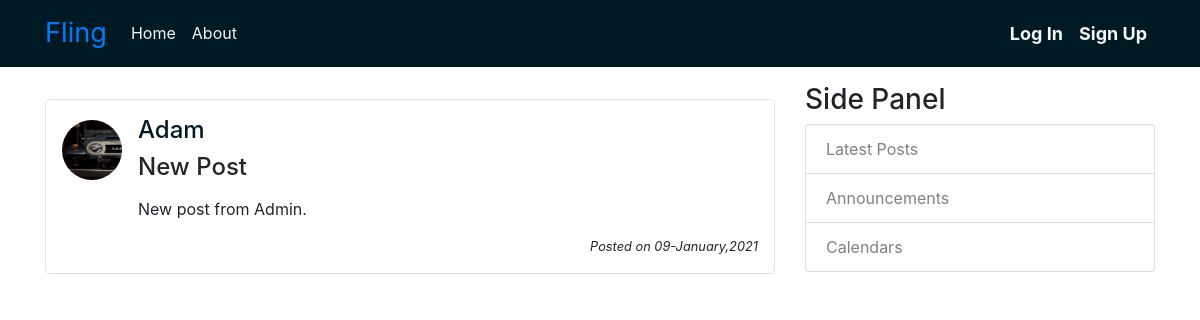
/post/1, run on the app's committed database.
### Flaskblog/models.py (models this page shows, shortened)
class User(db.Model, UserMixin):
    id = db.Column(db.Integer, primary_key=True)
    username = db.Column(db.String(20), unique=True, nullable=False)
    email = db.Column(db.String(40), unique=True, nullable=False)
    image_file = db.Column(db.String(20),
                           nullable=False, default='default_pic.jpg')
    password = db.Column(db.String(75), nullable=False)
    posts = db.relationship('Post', backref='author', lazy=True)

class Post(db.Model):
    id = db.Column(db.Integer, primary_key=True)
    title = db.Column(db.String(100), nullable=False)
    date_posted = db.Column(db.DateTime, nullable=False,
                            default=datetime.utcnow)
    content = db.Column(db.Text, nullable=False)
    user_id = db.Column(db.Integer, db.ForeignKey('user.id'), nullable=False)

### Flaskblog/routes.py (the view)
@app.route('/post/<int:post_id>', methods=['GET', 'POST'])
def post(post_id):
    post = Post.query.get_or_404(post_id)
    return render_template('Post.html', Post=post)

### Flaskblog/templates/Post.html (shortened to what this page needs)
{% extends "base.html" %}
{% block content %}
<div class="content-section">
    <article class="media  border p-3 mt-3">
        <img src="{{ url_for('static', filename='profile_pic/' + Post.author.image_file)}}"
            class="mr-3 mt-1 rounded-circle profile-img" alt="">
        <div class="media-body">
            <div class="article-metadata">
                <h4><a class="mr-2 username-color" href="#"> {{Post.author.username}}</a></h4>
            </div>
            <h4>
                <p class="article-title">{{Post.title}}</p>
            </h4>
            <p class="article-content">{{Post.content}}</p>
            <small class="float-right"><i>Posted on {{Post.date_posted.strftime('%d-%B,%Y')}}</i></small>
        </div>
    </article>
</div>
{% endblock%}

### Flaskblog/static/css/main.css (style rules this page uses)
body, * { margin: 0; }
.username-color { color: #001a23; text-decoration: none; }
.profile-img { width: 60px; height: 60px; }
.border { border:1px solid #dee2e6!important; border-radius: 5px; }

### data on the page
User: image_file (picture), author.username "Adam"
Post: title "New Post", content "New post from Admin.", date_posted "09-January,2021"
